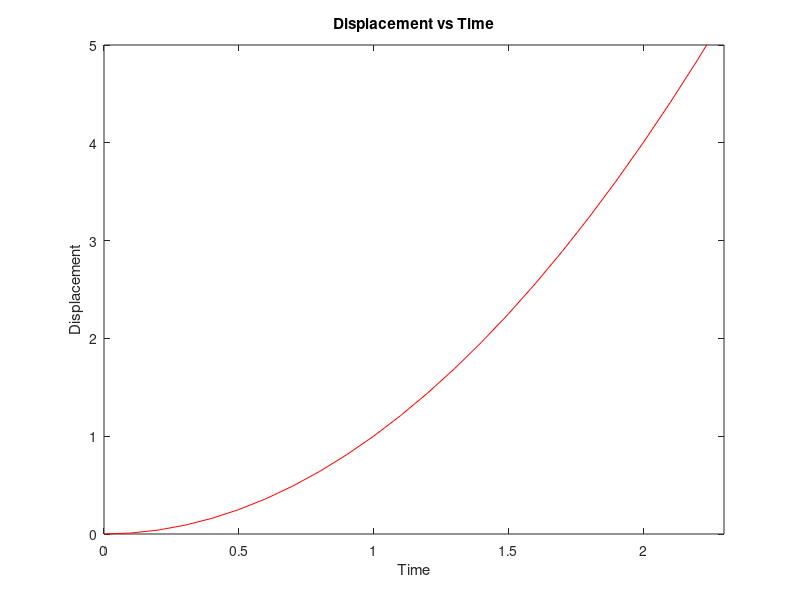

MATLAB code to generate this figure:
%the variables included are (initial) displacement, constant acceleration and time (s = ut + 0.5at^2)

s0 = 0; %metres
u = 0; %metres per second
a = 2; %metres per second^2
smax = 5; % maximum displacement
tincrement = 0.1;

t = [0]; %seconds
s = [0]; %metres

for m = 1:10/tincrement
    t(end + 1) = m*tincrement; %seconds
    s(end + 1) = u*t(end) + 0.5*a*t(end)*t(end) + s0; %metres

    if max(s) >= smax
        break
    end
end

plot(t,s,"r")
title("Displacement vs Time");
xlabel("Time");
ylabel("Displacement");
tmin = min(t);
tmax = max(t);
smin = min(s);
axis([tmin tmax smin smax])